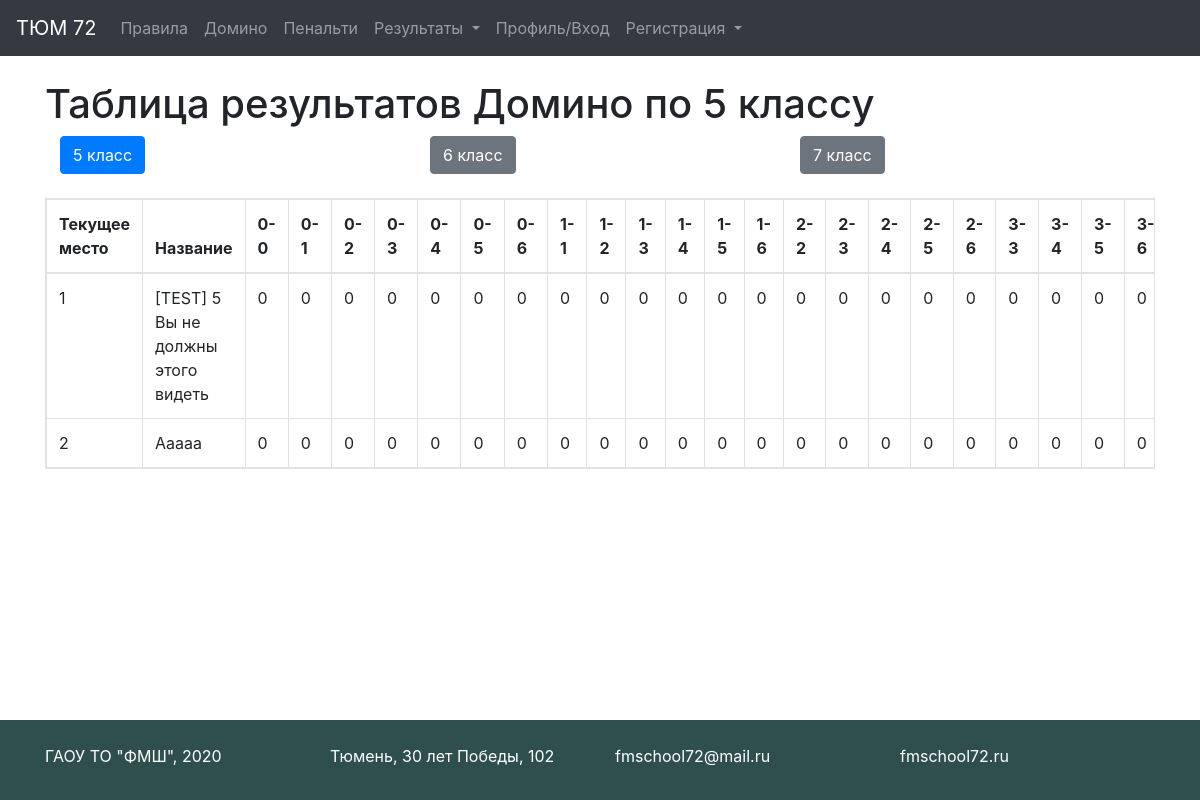
The app's page /results/domino/5, older data.
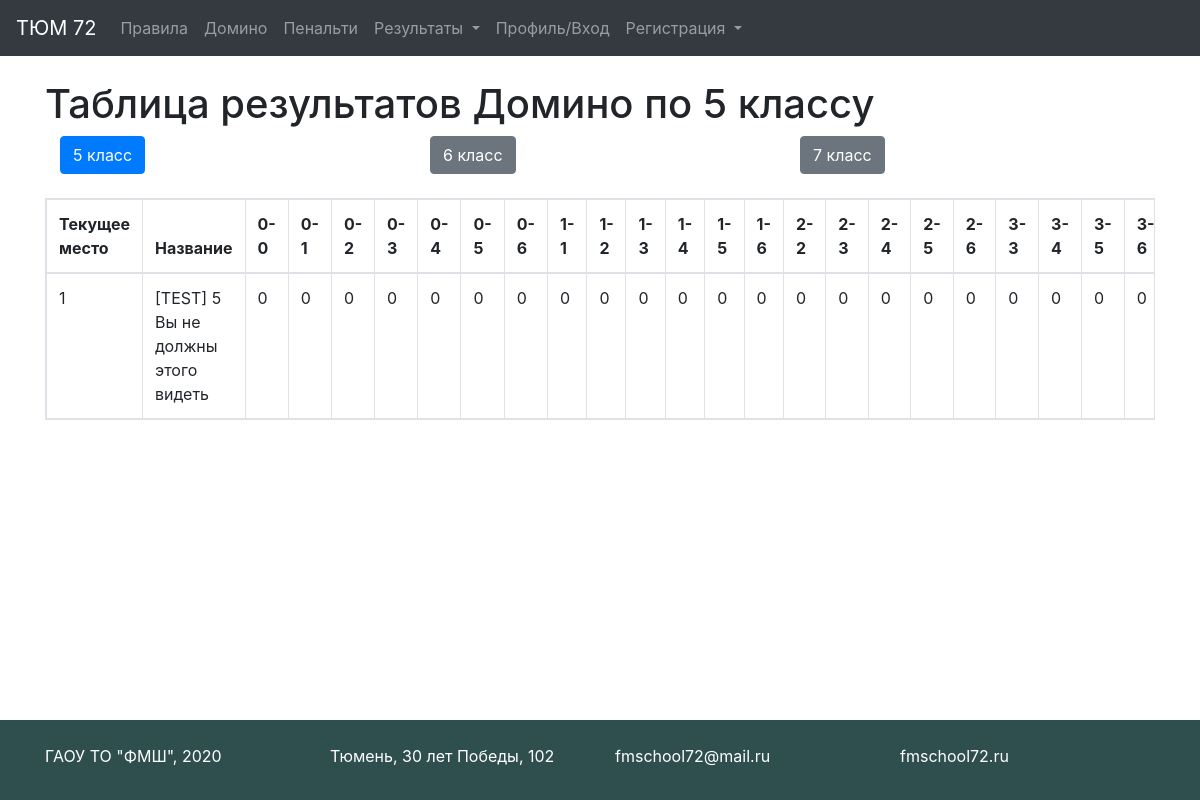
The same page, newer data.
### tables this page shows
CREATE TABLE domino_tasks5 (id INTEGER PRIMARY KEY AUTOINCREMENT UNIQUE NOT NULL, title STRING NOT NULL UNIQUE, picked_tasks STRING DEFAULT " ", t1 NOT NULL DEFAULT '0ok', t2 NOT NULL DEFAULT '0ok', t3 NOT NULL DEFAULT '0ok', t4 NOT NULL DEFAULT '0ok', t5 NOT NULL DEFAULT '0ok', t6 NOT NULL DEFAULT '0ok', t7 NOT NULL DEFAULT '0ok', t8 NOT NULL DEFAULT '0ok', t9 NOT NULL DEFAULT '0ok', t10 NOT NULL DEFAULT '0ok', t11 NOT NULL DEFAULT '0ok', t12 NOT NULL DEFAULT '0ok', t13 NOT NULL DEFAULT '0ok', t14 NOT NULL DEFAULT '0ok', t15 NOT NULL DEFAULT '0ok', t16 NOT NULL DEFAULT '0ok', t17 NOT NULL DEFAULT '0ok', t18 NOT NULL DEFAULT '0ok', t19 NOT NULL DEFAULT '0ok', t20 NOT NULL DEFAULT '0ok', t21 NOT NULL DEFAULT '0ok', t22 NOT NULL DEFAULT '0ok', t23 NOT NULL DEFAULT '0ok', t24 NOT NULL DEFAULT '0ok', t25 NOT NULL DEFAULT '0ok', t26 NOT NULL DEFAULT '0ok', t27 NOT NULL DEFAULT '0ok', t28 NOT NULL DEFAULT '0ok', sum INTEGER DEFAULT (0));

### app.py (the view)
@app.route('/results/<game>/<grade>')
def results(game, grade):
    debug_var_test = 0  # 0 - показываем тестовых юзеров, 1 - не показываем
    debug_var_zero = 0  # 0 - показываем юзеров с 0 баллами, 1 - не показываем
    grade = str(grade)
    team = ''
    if is_auth() and str(current_user.grade) == str(grade):
        team = current_user.team_name
    titles = {'domino': 'Домино', 'penalty': 'Пенальти'}
    if game == 'domino':
        info = domino_info
        number = 28
        keys = domino_keys
    else:
        info = penalty_info
        number = 16
        keys = penalty_keys
    table = game + '_tasks' + str(grade)
    con = sqlite3.connect(os.path.join("db", "tasks.db"))
    cur = con.cursor()
    results = cur.execute(f"SELECT * from {table} ORDER BY sum DESC").fetchall()
    con.close()
    if debug_var_test == 1:
        results = [row for row in results if
                   "[TEST]" not in row[1]]  # Не показываем тестовую команду
    if debug_var_zero == 1:
        results = [row for row in results if row[-1] == 0]  # Не показываем тех, кто ничего не набрал
    team_num = len(results)
    return render_template("results.html", team=team, results=results, title=titles[game],
                           grade=grade,
                           info=info, number=number, team_num=team_num, keys=keys)

### app.py (called while the page is built)
def is_auth():
    return current_user.is_authenticated

### templates/results.html (shortened to what this page needs)
{% extends "base.html" %}
{% block content %}
    <h1>Таблица результатов {{ title }} по {{ grade }} классу</h1>
    <div class="container">
        <div class="row">
            {% for grd in ['5', '6', '7'] %}
                {% set a_grd = "./" + grd %}
                {% if grd == grade %}
                    <div class="col-sm">
                        <a href={{a_grd}} type="button" class="btn btn-primary">{{grd}} класс</a></div>
                {% else %}
                    <div class="col-sm">
                        <a href={{a_grd}} type="button" class="btn btn-secondary">{{grd}} класс</a></div>
                {% endif %}
            {% endfor %}
        </div>
    </div>
    <br>
    <table class="table table-bordered table-responsive" id="results">
        <thead>
        <tr>
            <th> Текущее место</th>
            <th> Название</th>
            {% for task in keys %}
                <th width="10%"> {{ info[grade][task]['name'] }} </th>
            {% endfor %}
        </tr>
        </thead>
        {% for place in range(team_num) %}
            <tr>
                {% if results[place][1] == team %}
                    <td class="table-primary"> {{ place + 1 }} </td>
                    <td class="table-primary"> {{ results[place][1] }} </td>
                {% else %}
                    <td> {{ place + 1 }} </td>
                    <td> {{ results[place][1] }} </td>
                {% endif %}
                {% if title == 'Домино' %}
                    {% set step = 3 %}
                {% else %}
                    {% set step = 2 %}
                {% endif %}
                {% for i in range(step, number + step) %}
                    {% set state = results[place][i][-2:] %}
                    {% set points = results[place][i][:-2] %}
                    {% if state == 'af' %}
                        <td class="table-success" width="30px"> {{ points }} </td>
                    {% elif state in ['ff', 'as', 'bf'] %}
                        <td class="table-warning" width="30px"> {{ points }} </td>
                    {% elif state == 'fs' %}
                        <td class="table-danger" width="30px"> {{ points }} </td>
                    {% else %}
                        <td width="30px"> {{ points }} </td>
                    {% endif %}
                {% endfor %}
            </tr>
        {% endfor %}
    </table>
{% endblock %}

### templates/base.html (shortened to what this page needs)
<!doctype html>
<html lang="ru">
<head>
    <link rel="stylesheet"
          href="https://stackpath.bootstrapcdn.com/bootstrap/4.4.1/css/bootstrap.min.css"
>
    <link rel="stylesheet" type="text/css" href="/static/css/style.css"/>
</head>
<body>
<div id="page-container">
    <div id="content-wrap">
        <header>
            <nav class="navbar navbar-expand-lg navbar-dark bg-dark">
                <a class="navbar-brand" href="/">ТЮМ 72</a>
                <div class="collapse navbar-collapse" id="navbarNav">
                    <ul class="navbar-nav">
                        <li class="nav-item">
                            <a class="nav-link" href="/rules">Правила</a>
                        </li>
                        <li class="nav-item">
                            <a class="nav-link" href="/domino">Домино</a>
                        </li>
                        <li class="nav-item">
                            <a class="nav-link" href="/penalty">Пенальти</a>
                        </li>
                        <li class="nav-item dropdown">
                            <a class="nav-link dropdown-toggle" href="#" id="navbarDropdown"
                               role="button" data-toggle="dropdown" aria-haspopup="true"
                               aria-expanded="false">
                                Результаты
                            </a>
                        </li>
                        <li class="nav-item">
                            <a class="nav-link" href="/profile">Профиль/Вход</a>
                        </li>
                        <li class="nav-item dropdown">
                            <a class="nav-link dropdown-toggle" href="#" id="navbarDropdown"
                               role="button" data-toggle="dropdown" aria-haspopup="true"
                               aria-expanded="false">
                                Регистрация
                            </a>
                        </li>
                    </ul>
                </div>
            </nav>
        </header>
        <main role="main" class="container">
            <br>
            {% block content %}{% endblock %}
        </main>
    </div>
    <footer id="footer">
        <br>
        <div class="container">
            <div class="row align-items-center">
                <div class="col">
                    ГАОУ ТО "ФМШ", 2020
                </div>
                <div class="col">
                    <a href="https://www.google.com/maps/place/ул.+30+лет+Победы,+102,+Тюмень,+Тюменская+обл.,+625051/@57.1161719,65.5862042,17z/data=!3m1!4b1!4m5!3m4!1s0x43bbe0de6f18b76f:0xbbb0b63150a73e69!8m2!3d57.116169!4d65.5883929?hl=ru">
                        Тюмень, 30 лет Победы, 102
                    </a>
                </div>
                <div class="col">
                    <a href="mailto:fmschool72@mail.ru?subject=ТЮМ 72" target="_blank">
                        fmschool72@mail.ru
                    </a>
                </div>
                <div class="col">
                    <a href="https://fmschool72.ru/" target="_blank">fmschool72.ru</a>
                </div>
            </div>
        </div>
    </footer>
</div>
</body>
</html>

### static/css/style.css (style rules this page uses)
#page-container { position: relative; min-height: 100vh; }
#content-wrap { padding-bottom: 5rem; }
#footer { background: darkslategrey; color: white; position: absolute; bottom: 0; width: 100%; height: 5rem; }
footer a { color:white; }

Row changes from the older to the newer data that the page shows:
removed domino_tasks5: title "Ааааа"
Text that changed along with them:
list line gone: "2 0 0 0 0 0 0 0 0 0 0 0 0 0 0 0 0 0 0 0 0 0 0"
